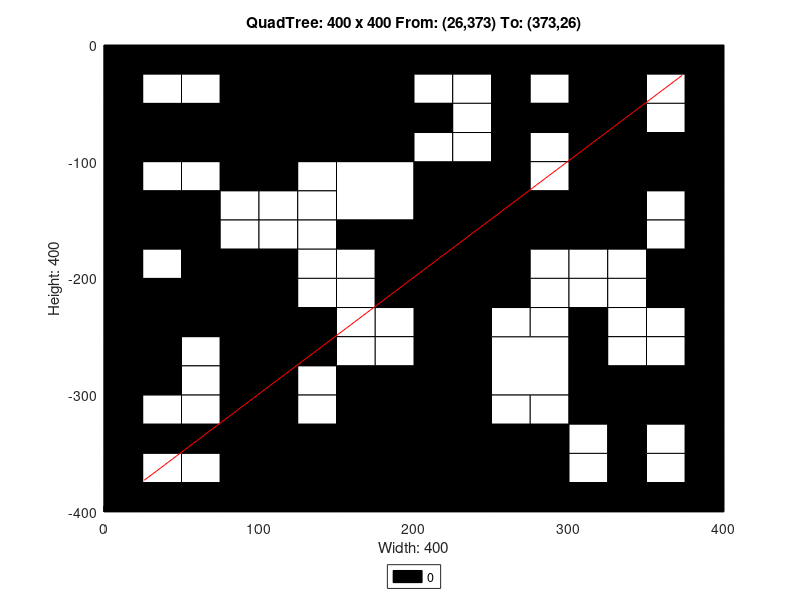

Reproduce this figure in MATLAB.
axis([0 400 -400 0]);
title('QuadTree: 400 x 400 From: (26,373) To: (373,26)');
xlabel('Width: 400');
ylabel('Height: 400');
rectangle('Position',[100 -100 100 100], 'FaceColor',[0 0 0]);
rectangle('Position',[0 -100 50 50], 'FaceColor',[0 0 0]);
rectangle('Position',[50 -100 50 50], 'FaceColor',[0 0 0]);
rectangle('Position',[150 -150 50 50], 'FaceColor',[1 1 1]);
rectangle('Position',[300 -50 50 50], 'FaceColor',[0 0 0]);
rectangle('Position',[300 -100 50 50], 'FaceColor',[0 0 0]);
rectangle('Position',[200 -150 50 50], 'FaceColor',[0 0 0]);
rectangle('Position',[200 -200 50 50], 'FaceColor',[0 0 0]);
rectangle('Position',[300 -150 50 50], 'FaceColor',[0 0 0]);
rectangle('Position',[0 -250 50 50], 'FaceColor',[0 0 0]);
rectangle('Position',[50 -250 50 50], 'FaceColor',[0 0 0]);
rectangle('Position',[0 -300 50 50], 'FaceColor',[0 0 0]);
rectangle('Position',[150 -350 50 50], 'FaceColor',[0 0 0]);
rectangle('Position',[100 -400 50 50], 'FaceColor',[0 0 0]);
rectangle('Position',[150 -400 50 50], 'FaceColor',[0 0 0]);
rectangle('Position',[200 -250 50 50], 'FaceColor',[0 0 0]);
rectangle('Position',[200 -300 50 50], 'FaceColor',[0 0 0]);
rectangle('Position',[250 -300 50 50], 'FaceColor',[1 1 1]);
rectangle('Position',[200 -350 50 50], 'FaceColor',[0 0 0]);
rectangle('Position',[200 -400 50 50], 'FaceColor',[0 0 0]);
rectangle('Position',[250 -400 50 50], 'FaceColor',[0 0 0]);
rectangle('Position',[0 -25 25 25], 'FaceColor',[0 0 0]);
rectangle('Position',[25 -25 25 25], 'FaceColor',[0 0 0]);
rectangle('Position',[0 -50 25 25], 'FaceColor',[0 0 0]);
rectangle('Position',[25 -50 25 25], 'FaceColor',[1 1 1]);
rectangle('Position',[50 -25 25 25], 'FaceColor',[0 0 0]);
rectangle('Position',[75 -25 25 25], 'FaceColor',[0 0 0]);
rectangle('Position',[50 -50 25 25], 'FaceColor',[1 1 1]);
rectangle('Position',[75 -50 25 25], 'FaceColor',[0 0 0]);
rectangle('Position',[0 -125 25 25], 'FaceColor',[0 0 0]);
rectangle('Position',[25 -125 25 25], 'FaceColor',[1 1 1]);
rectangle('Position',[0 -150 25 25], 'FaceColor',[0 0 0]);
rectangle('Position',[25 -150 25 25], 'FaceColor',[0 0 0]);
rectangle('Position',[50 -125 25 25], 'FaceColor',[1 1 1]);
rectangle('Position',[75 -125 25 25], 'FaceColor',[0 0 0]);
rectangle('Position',[50 -150 25 25], 'FaceColor',[0 0 0]);
rectangle('Position',[75 -150 25 25], 'FaceColor',[1 1 1]);
rectangle('Position',[0 -175 25 25], 'FaceColor',[0 0 0]);
rectangle('Position',[25 -175 25 25], 'FaceColor',[0 0 0]);
rectangle('Position',[0 -200 25 25], 'FaceColor',[0 0 0]);
rectangle('Position',[25 -200 25 25], 'FaceColor',[1 1 1]);
rectangle('Position',[50 -175 25 25], 'FaceColor',[0 0 0]);
rectangle('Position',[75 -175 25 25], 'FaceColor',[1 1 1]);
rectangle('Position',[50 -200 25 25], 'FaceColor',[0 0 0]);
rectangle('Position',[75 -200 25 25], 'FaceColor',[0 0 0]);
rectangle('Position',[100 -125 25 25], 'FaceColor',[0 0 0]);
rectangle('Position',[125 -125 25 25], 'FaceColor',[1 1 1]);
rectangle('Position',[100 -150 25 25], 'FaceColor',[1 1 1]);
rectangle('Position',[125 -150 25 25], 'FaceColor',[1 1 1]);
rectangle('Position',[100 -175 25 25], 'FaceColor',[1 1 1]);
rectangle('Position',[125 -175 25 25], 'FaceColor',[1 1 1]);
rectangle('Position',[100 -200 25 25], 'FaceColor',[0 0 0]);
rectangle('Position',[125 -200 25 25], 'FaceColor',[1 1 1]);
rectangle('Position',[150 -175 25 25], 'FaceColor',[0 0 0]);
rectangle('Position',[175 -175 25 25], 'FaceColor',[0 0 0]);
rectangle('Position',[150 -200 25 25], 'FaceColor',[1 1 1]);
rectangle('Position',[175 -200 25 25], 'FaceColor',[0 0 0]);
rectangle('Position',[200 -25 25 25], 'FaceColor',[0 0 0]);
rectangle('Position',[225 -25 25 25], 'FaceColor',[0 0 0]);
rectangle('Position',[200 -50 25 25], 'FaceColor',[1 1 1]);
rectangle('Position',[225 -50 25 25], 'FaceColor',[1 1 1]);
rectangle('Position',[250 -25 25 25], 'FaceColor',[0 0 0]);
rectangle('Position',[275 -25 25 25], 'FaceColor',[0 0 0]);
rectangle('Position',[250 -50 25 25], 'FaceColor',[0 0 0]);
rectangle('Position',[275 -50 25 25], 'FaceColor',[1 1 1]);
rectangle('Position',[200 -75 25 25], 'FaceColor',[0 0 0]);
rectangle('Position',[225 -75 25 25], 'FaceColor',[1 1 1]);
rectangle('Position',[200 -100 25 25], 'FaceColor',[1 1 1]);
rectangle('Position',[225 -100 25 25], 'FaceColor',[1 1 1]);
rectangle('Position',[250 -75 25 25], 'FaceColor',[0 0 0]);
rectangle('Position',[275 -75 25 25], 'FaceColor',[0 0 0]);
rectangle('Position',[250 -100 25 25], 'FaceColor',[0 0 0]);
rectangle('Position',[275 -100 25 25], 'FaceColor',[1 1 1]);
rectangle('Position',[350 -25 25 25], 'FaceColor',[0 0 0]);
rectangle('Position',[375 -25 25 25], 'FaceColor',[0 0 0]);
rectangle('Position',[350 -50 25 25], 'FaceColor',[1 1 1]);
rectangle('Position',[375 -50 25 25], 'FaceColor',[0 0 0]);
rectangle('Position',[350 -75 25 25], 'FaceColor',[1 1 1]);
rectangle('Position',[375 -75 25 25], 'FaceColor',[0 0 0]);
rectangle('Position',[350 -100 25 25], 'FaceColor',[0 0 0]);
rectangle('Position',[375 -100 25 25], 'FaceColor',[0 0 0]);
rectangle('Position',[250 -125 25 25], 'FaceColor',[0 0 0]);
rectangle('Position',[275 -125 25 25], 'FaceColor',[1 1 1]);
rectangle('Position',[250 -150 25 25], 'FaceColor',[0 0 0]);
rectangle('Position',[275 -150 25 25], 'FaceColor',[0 0 0]);
rectangle('Position',[250 -175 25 25], 'FaceColor',[0 0 0]);
rectangle('Position',[275 -175 25 25], 'FaceColor',[0 0 0]);
rectangle('Position',[250 -200 25 25], 'FaceColor',[0 0 0]);
rectangle('Position',[275 -200 25 25], 'FaceColor',[1 1 1]);
rectangle('Position',[350 -125 25 25], 'FaceColor',[0 0 0]);
rectangle('Position',[375 -125 25 25], 'FaceColor',[0 0 0]);
rectangle('Position',[350 -150 25 25], 'FaceColor',[1 1 1]);
rectangle('Position',[375 -150 25 25], 'FaceColor',[0 0 0]);
rectangle('Position',[300 -175 25 25], 'FaceColor',[0 0 0]);
rectangle('Position',[325 -175 25 25], 'FaceColor',[0 0 0]);
rectangle('Position',[300 -200 25 25], 'FaceColor',[1 1 1]);
rectangle('Position',[325 -200 25 25], 'FaceColor',[1 1 1]);
rectangle('Position',[350 -175 25 25], 'FaceColor',[1 1 1]);
rectangle('Position',[375 -175 25 25], 'FaceColor',[0 0 0]);
rectangle('Position',[350 -200 25 25], 'FaceColor',[0 0 0]);
rectangle('Position',[375 -200 25 25], 'FaceColor',[0 0 0]);
rectangle('Position',[50 -275 25 25], 'FaceColor',[1 1 1]);
rectangle('Position',[75 -275 25 25], 'FaceColor',[0 0 0]);
rectangle('Position',[50 -300 25 25], 'FaceColor',[1 1 1]);
rectangle('Position',[75 -300 25 25], 'FaceColor',[0 0 0]);
rectangle('Position',[100 -225 25 25], 'FaceColor',[0 0 0]);
rectangle('Position',[125 -225 25 25], 'FaceColor',[1 1 1]);
rectangle('Position',[100 -250 25 25], 'FaceColor',[0 0 0]);
rectangle('Position',[125 -250 25 25], 'FaceColor',[0 0 0]);
rectangle('Position',[150 -225 25 25], 'FaceColor',[1 1 1]);
rectangle('Position',[175 -225 25 25], 'FaceColor',[0 0 0]);
rectangle('Position',[150 -250 25 25], 'FaceColor',[1 1 1]);
rectangle('Position',[175 -250 25 25], 'FaceColor',[1 1 1]);
rectangle('Position',[100 -275 25 25], 'FaceColor',[0 0 0]);
rectangle('Position',[125 -275 25 25], 'FaceColor',[0 0 0]);
rectangle('Position',[100 -300 25 25], 'FaceColor',[0 0 0]);
rectangle('Position',[125 -300 25 25], 'FaceColor',[1 1 1]);
rectangle('Position',[150 -275 25 25], 'FaceColor',[1 1 1]);
rectangle('Position',[175 -275 25 25], 'FaceColor',[1 1 1]);
rectangle('Position',[150 -300 25 25], 'FaceColor',[0 0 0]);
rectangle('Position',[175 -300 25 25], 'FaceColor',[0 0 0]);
rectangle('Position',[0 -325 25 25], 'FaceColor',[0 0 0]);
rectangle('Position',[25 -325 25 25], 'FaceColor',[1 1 1]);
rectangle('Position',[0 -350 25 25], 'FaceColor',[0 0 0]);
rectangle('Position',[25 -350 25 25], 'FaceColor',[0 0 0]);
rectangle('Position',[50 -325 25 25], 'FaceColor',[1 1 1]);
rectangle('Position',[75 -325 25 25], 'FaceColor',[0 0 0]);
rectangle('Position',[50 -350 25 25], 'FaceColor',[0 0 0]);
rectangle('Position',[75 -350 25 25], 'FaceColor',[0 0 0]);
rectangle('Position',[0 -375 25 25], 'FaceColor',[0 0 0]);
rectangle('Position',[25 -375 25 25], 'FaceColor',[1 1 1]);
rectangle('Position',[0 -400 25 25], 'FaceColor',[0 0 0]);
rectangle('Position',[25 -400 25 25], 'FaceColor',[0 0 0]);
rectangle('Position',[50 -375 25 25], 'FaceColor',[1 1 1]);
rectangle('Position',[75 -375 25 25], 'FaceColor',[0 0 0]);
rectangle('Position',[50 -400 25 25], 'FaceColor',[0 0 0]);
rectangle('Position',[75 -400 25 25], 'FaceColor',[0 0 0]);
rectangle('Position',[100 -325 25 25], 'FaceColor',[0 0 0]);
rectangle('Position',[125 -325 25 25], 'FaceColor',[1 1 1]);
rectangle('Position',[100 -350 25 25], 'FaceColor',[0 0 0]);
rectangle('Position',[125 -350 25 25], 'FaceColor',[0 0 0]);
rectangle('Position',[250 -225 25 25], 'FaceColor',[0 0 0]);
rectangle('Position',[275 -225 25 25], 'FaceColor',[1 1 1]);
rectangle('Position',[250 -250 25 25], 'FaceColor',[1 1 1]);
rectangle('Position',[275 -250 25 25], 'FaceColor',[1 1 1]);
rectangle('Position',[300 -225 25 25], 'FaceColor',[1 1 1]);
rectangle('Position',[325 -225 25 25], 'FaceColor',[1 1 1]);
rectangle('Position',[300 -250 25 25], 'FaceColor',[0 0 0]);
rectangle('Position',[325 -250 25 25], 'FaceColor',[1 1 1]);
rectangle('Position',[350 -225 25 25], 'FaceColor',[0 0 0]);
rectangle('Position',[375 -225 25 25], 'FaceColor',[0 0 0]);
rectangle('Position',[350 -250 25 25], 'FaceColor',[1 1 1]);
rectangle('Position',[375 -250 25 25], 'FaceColor',[0 0 0]);
rectangle('Position',[300 -275 25 25], 'FaceColor',[0 0 0]);
rectangle('Position',[325 -275 25 25], 'FaceColor',[1 1 1]);
rectangle('Position',[300 -300 25 25], 'FaceColor',[0 0 0]);
rectangle('Position',[325 -300 25 25], 'FaceColor',[0 0 0]);
rectangle('Position',[350 -275 25 25], 'FaceColor',[1 1 1]);
rectangle('Position',[375 -275 25 25], 'FaceColor',[0 0 0]);
rectangle('Position',[350 -300 25 25], 'FaceColor',[0 0 0]);
rectangle('Position',[375 -300 25 25], 'FaceColor',[0 0 0]);
rectangle('Position',[250 -325 25 25], 'FaceColor',[1 1 1]);
rectangle('Position',[275 -325 25 25], 'FaceColor',[1 1 1]);
rectangle('Position',[250 -350 25 25], 'FaceColor',[0 0 0]);
rectangle('Position',[275 -350 25 25], 'FaceColor',[0 0 0]);
rectangle('Position',[300 -325 25 25], 'FaceColor',[0 0 0]);
rectangle('Position',[325 -325 25 25], 'FaceColor',[0 0 0]);
rectangle('Position',[300 -350 25 25], 'FaceColor',[1 1 1]);
rectangle('Position',[325 -350 25 25], 'FaceColor',[0 0 0]);
rectangle('Position',[350 -325 25 25], 'FaceColor',[0 0 0]);
rectangle('Position',[375 -325 25 25], 'FaceColor',[0 0 0]);
rectangle('Position',[350 -350 25 25], 'FaceColor',[1 1 1]);
rectangle('Position',[375 -350 25 25], 'FaceColor',[0 0 0]);
rectangle('Position',[300 -375 25 25], 'FaceColor',[1 1 1]);
rectangle('Position',[325 -375 25 25], 'FaceColor',[0 0 0]);
rectangle('Position',[300 -400 25 25], 'FaceColor',[0 0 0]);
rectangle('Position',[325 -400 25 25], 'FaceColor',[0 0 0]);
rectangle('Position',[350 -375 25 25], 'FaceColor',[1 1 1]);
rectangle('Position',[375 -375 25 25], 'FaceColor',[0 0 0]);
rectangle('Position',[350 -400 25 25], 'FaceColor',[0 0 0]);
rectangle('Position',[375 -400 25 25], 'FaceColor',[0 0 0]);
X=[373,26];
Y=[-26,-373];
hold on;
plot(X,Y,'r');
legend('0','Location','southoutside');
